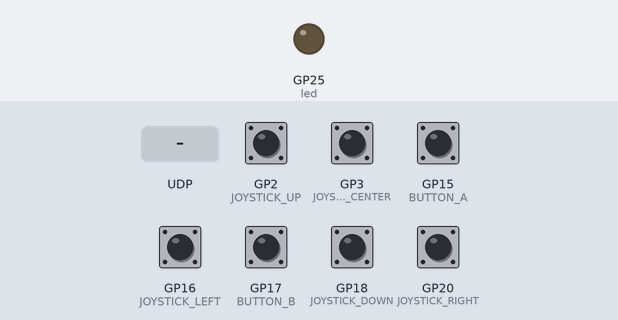
A program run on a simulated Raspberry Pi Pico running MicroPython. Shown: output pins drawn as LEDs (lit = HIGH). Dashed ring = blinking. The inputs (shaded band) are chosen by the test bench; at power-on: GP2 (JOYSTICK_UP), GP3 (JOYSTICK_CENTER), GP15 (BUTTON_A), GP16 (JOYSTICK_LEFT), GP17 (BUTTON_B), GP18 (JOYSTICK_DOWN), GP20 (JOYSTICK_RIGHT) HIGH. The board's own WiFi access point starts at once; what the program prints to the serial console is not drawn.

Above: at 9.2 s.
9.3 s: UDP packet "DISCOVER_CONTROLLER" arrives
At 9.56 s:
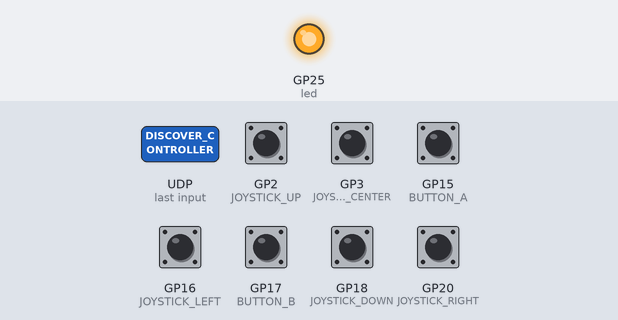
12.3 s: GP2 (JOYSTICK_UP) pulled LOW for 0.15 s
At 12.54 s:
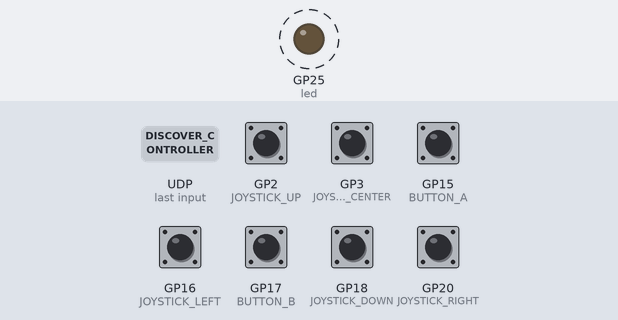
15.3 s: GP3 (JOYSTICK_CENTER) pulled LOW for 0.15 s
18.3 s: GP15 (BUTTON_A) pulled LOW for 0.15 s
21.3 s: GP16 (JOYSTICK_LEFT) pulled LOW for 0.15 s
24.3 s: GP17 (BUTTON_B) pulled LOW for 0.15 s
Timing chart, 0 to 28.3 s (numbered marks = the images above; inputs shaded):
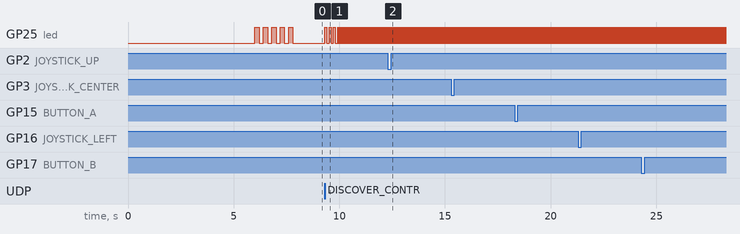

The program:

controller_main.py
```python
# Fixed controller - save this as main.py on your controller Pico W
import network
import socket
import json
import time
from machine import Pin

# Input pins
JOYSTICK_UP = Pin(2, Pin.IN, Pin.PULL_UP)
JOYSTICK_DOWN = Pin(18, Pin.IN, Pin.PULL_UP)
JOYSTICK_LEFT = Pin(16, Pin.IN, Pin.PULL_UP)
JOYSTICK_RIGHT = Pin(20, Pin.IN, Pin.PULL_UP)
JOYSTICK_CENTER = Pin(3, Pin.IN, Pin.PULL_UP)
BUTTON_A = Pin(15, Pin.IN, Pin.PULL_UP)
BUTTON_B = Pin(17, Pin.IN, Pin.PULL_UP)

class GameController:
    def __init__(self):
        self.led = Pin(25, Pin.OUT)
        self.led.value(0)

        print("🎮 Fixed PicoController Starting")
        print("=" * 40)

        # Create Access Point with simpler, more reliable method
        if not self.setup_access_point():
            print("❌ Failed to setup Access Point")
            return

        # Create UDP server
        if not self.setup_udp_server():
            print("❌ Failed to setup UDP server")
            return

        # Initialize controller state
        self.state = {
            'joystick': {
                'up': False, 'down': False, 'left': False, 'right': False, 'center': False
            },
            'buttons': {
                'A': False, 'B': False
            },
            'timestamp': 0
        }

        self.clients = set()
        self.last_state = None

        print("🎮 Controller ready!")

    def setup_access_point(self):
        """Setup AP with the simplest method that works"""
        print("📡 Setting up Access Point...")

        # Deactivate first to ensure clean state
        ap = network.WLAN(network.AP_IF)
        ap.active(False)
        time.sleep(1)

        # Activate
        ap.active(True)
        time.sleep(2)

        if not ap.active():
            print("❌ Failed to activate AP")
            return False

        print("✅ AP interface activated")

        # Try the simplest configuration first (just SSID and password)
        try:
            print("🔧 Configuring AP with simple method...")
            ap.config(essid="PicoController", password="pico1234")
            time.sleep(3)  # Give it time to apply

            # Verify configuration worked
            net_config = ap.ifconfig()
            print(f"✅ AP configured successfully!")
            print(f"   Network: PicoController")
            print(f"   Password: pico1234")
            print(f"   IP: {net_config[0]}")

            self.ap = ap

            # Success blinks
            for _ in range(5):
                self.led.value(1)
                time.sleep(0.2)
                self.led.value(0)
                time.sleep(0.2)

            return True

        except Exception as e:
            print(f"❌ Simple config failed: {e}")

            # Fallback: try open network
            try:
                print("🔧 Trying open network as fallback...")
                ap.config(essid="PicoController")
                time.sleep(3)

                net_config = ap.ifconfig()
                print(f"✅ Open AP configured!")
                print(f"   Network: PicoController (OPEN - no password)")
                print(f"   IP: {net_config[0]}")

                self.ap = ap

                # Different blink pattern for open network
                for _ in range(3):
                    self.led.value(1)
                    time.sleep(0.5)
                    self.led.value(0)
                    time.sleep(0.2)

                return True

            except Exception as e2:
                print(f"❌ Open config also failed: {e2}")
                return False

    def setup_udp_server(self):
        """Setup UDP server"""
        try:
            self.sock = socket.socket(socket.AF_INET, socket.SOCK_DGRAM)
            self.sock.bind(('', 8888))
            self.sock.settimeout(0.01)
            print("📡 UDP server ready on port 8888")
            return True
        except Exception as e:
            print(f"❌ UDP server failed: {e}")
            return False

    def read_inputs(self):
        """Read all inputs"""
        self.state['joystick']['up'] = not JOYSTICK_UP.value()
        self.state['joystick']['down'] = not JOYSTICK_DOWN.value()
        self.state['joystick']['left'] = not JOYSTICK_LEFT.value()
        self.state['joystick']['right'] = not JOYSTICK_RIGHT.value()
        self.state['joystick']['center'] = not JOYSTICK_CENTER.value()
        self.state['buttons']['A'] = not BUTTON_A.value()
        self.state['buttons']['B'] = not BUTTON_B.value()
        self.state['timestamp'] = time.ticks_ms()

    def check_for_clients(self):
        """Check for new clients"""
        try:
            data, addr = self.sock.recvfrom(1024)
            message = data.decode()

            if message == "DISCOVER_CONTROLLER":
                if addr not in self.clients:
                    print(f"🎉 New receiver: {addr[0]}")
                    # Happy blinks
                    for _ in range(3):
                        self.led.value(1)
                        time.sleep(0.1)
                        self.led.value(0)
                        time.sleep(0.1)

                self.clients.add(addr)
                self.sock.sendto(b"CONTROLLER_FOUND", addr)

        except OSError:
            pass
        except Exception as e:
            print(f"Client error: {e}")

    def broadcast_input_state(self):
        """Send input state to receivers"""
        if not self.clients:
            return

        message = json.dumps(self.state).encode()

        dead_clients = set()
        for client_addr in self.clients:
            try:
                self.sock.sendto(message, client_addr)
            except Exception as e:
                dead_clients.add(client_addr)

        self.clients -= dead_clients

        if self.clients:
            self.led.value(1)
            time.sleep_ms(10)
            self.led.value(0)

    def print_active_inputs(self):
        """Print active inputs"""
        active = []
        for k, v in self.state['joystick'].items():
            if v: active.append(f"Joy-{k}")
        for k, v in self.state['buttons'].items():
            if v: active.append(f"Btn-{k}")

        if active:
            print(f"📍 {','.join(active)} → {len(self.clients)} clients")

    def run(self):
        """Main loop"""
        print("\n🚀 Controller running!")
        status_timer = 0

        while True:
            try:
                self.check_for_clients()
                self.read_inputs()

                if self.state != self.last_state:
                    self.print_active_inputs()
                    self.broadcast_input_state()
                    self.last_state = self.state.copy()

                current_time = time.ticks_ms()
                if time.ticks_diff(current_time, status_timer) > 10000:
                    print(f"💓 Status: {len(self.clients)} receivers")
                    status_timer = current_time

                time.sleep(0.02)

            except KeyboardInterrupt:
                print("\n👋 Controller stopped")
                break
            except Exception as e:
                print(f"❌ Error: {e}")
                time.sleep(1)

if __name__ == "__main__":
    controller = GameController()
    if hasattr(controller, 'sock'):
        controller.run()
    else:
        print("❌ Setup failed")
```

Measured:
- after the input at 9.3 s, GP25 (led): goes 3 × (HIGH 0.10 s, LOW 0.10 s), 58 × (HIGH 0.01 s, LOW 0.03 s), HIGH 0.01 s, then LOW, starting at once
